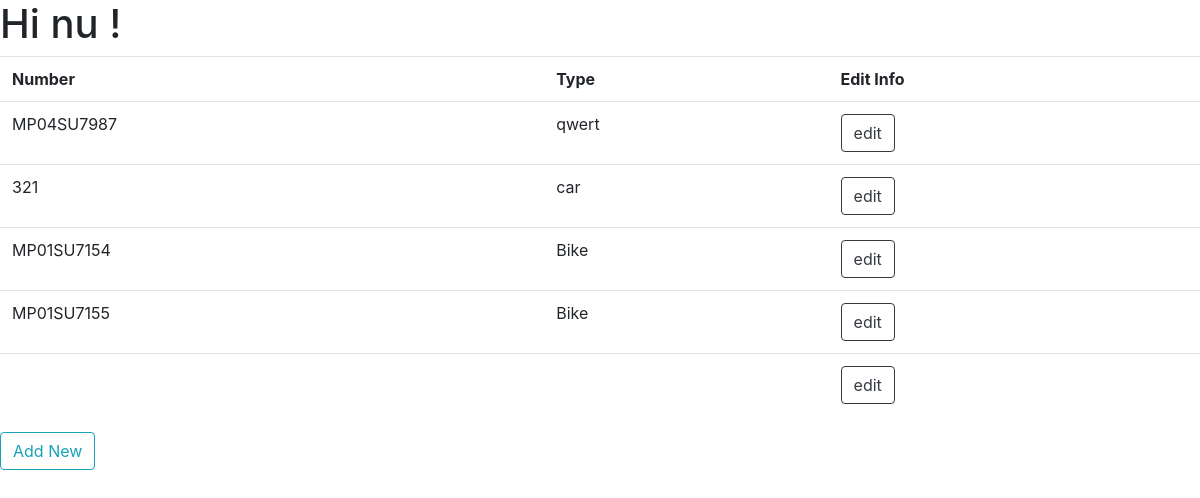
Page /vehical/ (signed in) on the earlier database version.
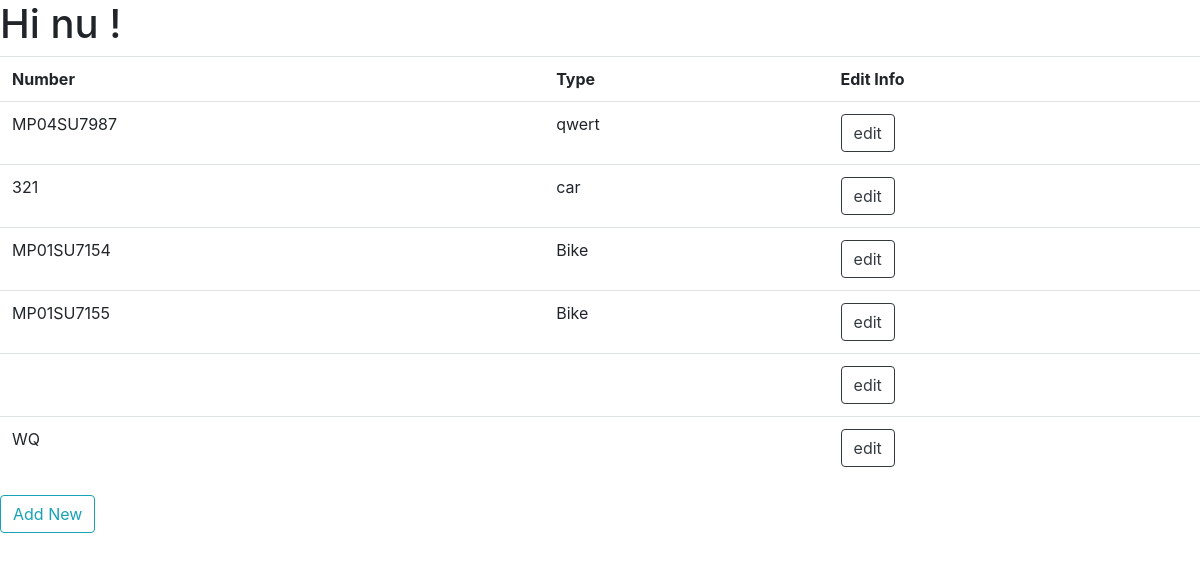
Same page on the later database version.
### ERP/models.py (models this page shows, shortened)
class Vehical(models.Model):
    customer = models.ForeignKey(Customer , on_delete=models.CASCADE)
    number = models.CharField(max_length=20 , unique= True)
    type = models.CharField(max_length=20)

### account/decorators.py (the view)
        def wrapper(request , *args, **kwargs):
            group = None
            role = request.user.role
            print(role)
            if role in allowed_roles:
                return view_func(request , *args, **kwargs)
            else :
                print('User Not allowed')
                return redirect('unauth_page')

### ERP/views.py (called while the page is built)
@login_required(login_url= 'login_page')
@allowed_users(allowed_roles=[User.Role.CUSTOMER])
def info_vehical(request):
    user = request.user
    customer = Customer.objects.get(user = user)
    vehicals = list(Vehical.objects.filter(customer = customer))
    context = {'vehicals' : vehicals}
    return render(request , 'ERP/vehical/info_vehical_page.html' , context)

### templates/ERP/vehical/info_vehical_page.html (shortened to what this page needs)
<head>
    <link rel="stylesheet" href="https://cdn.jsdelivr.net/npm/bootstrap@4.0.0/dist/css/bootstrap.min.css">
  </head>
{% load static %}
{% block content %}
<h1>Hi {{request.user}} !</h1>
<table class ="table" >
    <tr><th>Number</th><th>Type</th><th>Edit Info</th></tr>
        {% for vehical in vehicals %}
        <tr>
            <td>{{vehical.number}}</td>
            <td>{{vehical.type}}</td>
            <td><a class="btn btn-outline-dark" href="{% url 'edit_vehical_page' vehical.id %}">edit</a></td>
        </tr>
        {% endfor %}
</table>
<a class="btn btn-outline-info" href="{% url 'add_vehical_page' %}">Add New</a>
{% endblock %}

Differences in the rows shown:
added Vehical: number "WQ"
